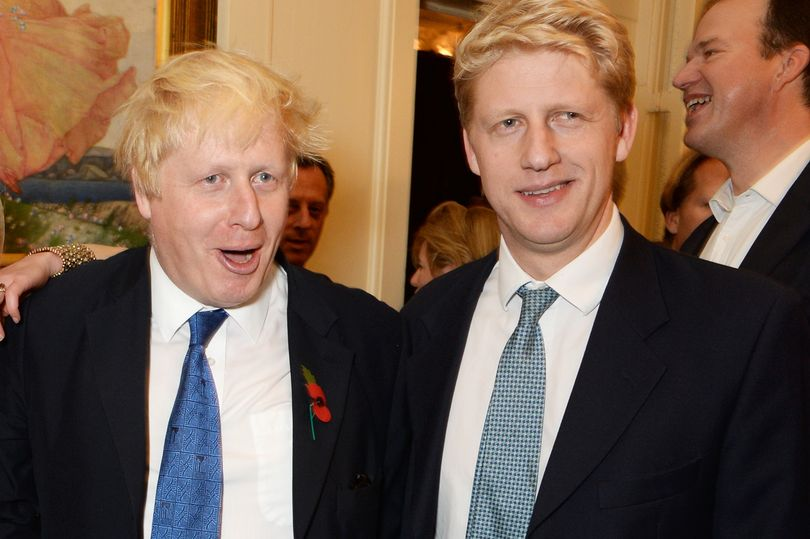
#> input picture bojo-jojo.jpg, 810 x 539 px
$ jupyter execute Instagram.ipynb
#> lines starting #> are read from the running program, lines starting #| are printed output that depends on the picture; after the words box and inside, x2 and y2 are one past the last pixel; in counts of white or black regions, pixels touching at a corner belong together
[cell 1]
from PIL import Image
import numpy as np

[cell 2]
im = Image.open('bojo-jojo.jpg')
#> im is the input picture: PIL image 810x539 RGB; mean R, G, B 116.4, 93.1, 77.9
im

[cell 3]
orig_arr = np.array(im)

[cell 4]
mat = np.identity(3)
mat[1, 1] = 0.9
mat[2, 2] = 0.5
mat

[cell 5]
arr = (orig_arr @ mat).astype('uint8')
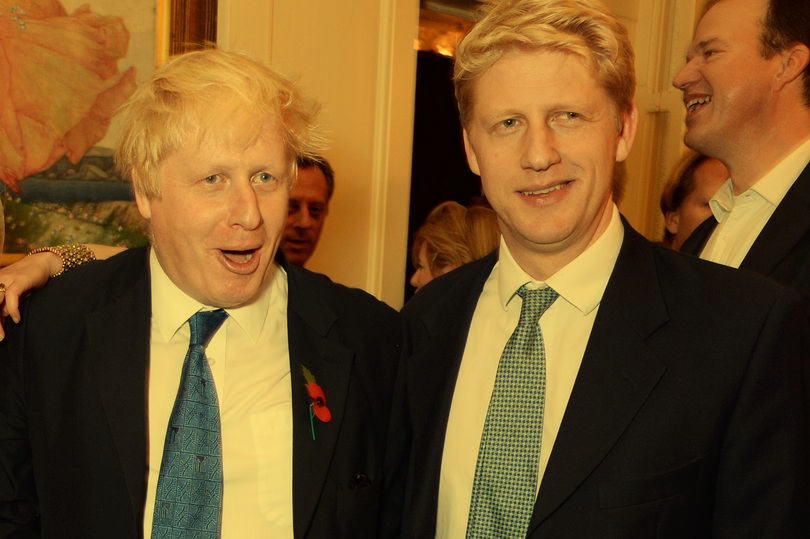
#> arr: shape (539, 810, 3); mean R, G, B 116.4, 83.4, 38.7

[cell 6]
Image.fromarray(arr)

[cell 7]
thold = (orig_arr[..., 2] > 128).astype('uint8') * 255
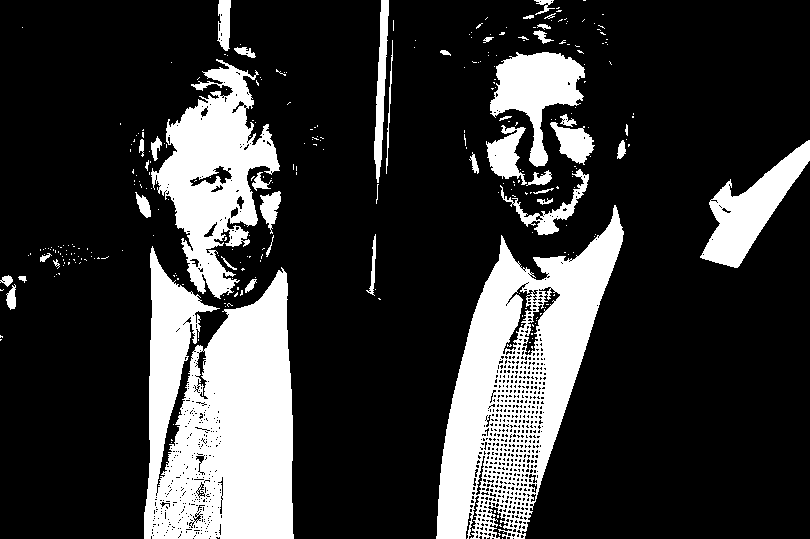
#> thold: shape (539, 810); 21.6% white; 300 white regions (257 under 20 px), largest, box (x1, y1, x2, y2) and area: (144, 246, 294, 539) 32408, (436, 205, 624, 539) 28019, (151, 59, 280, 299) 14025
Image.fromarray(thold)

[cell 8]
import scipy.ndimage as ndimage

[cell 9]
highlights = ndimage.gaussian_filter(thold, 20)
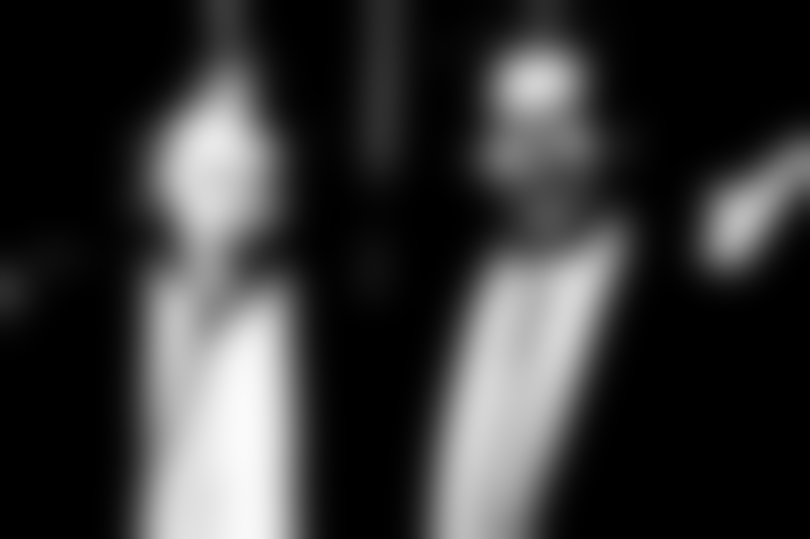
#> highlights: shape (539, 810); min 0, max 250, mean 54.4

bloom = np.dstack([highlights * 20] * 3).astype('f4') + arr.astype('f4')
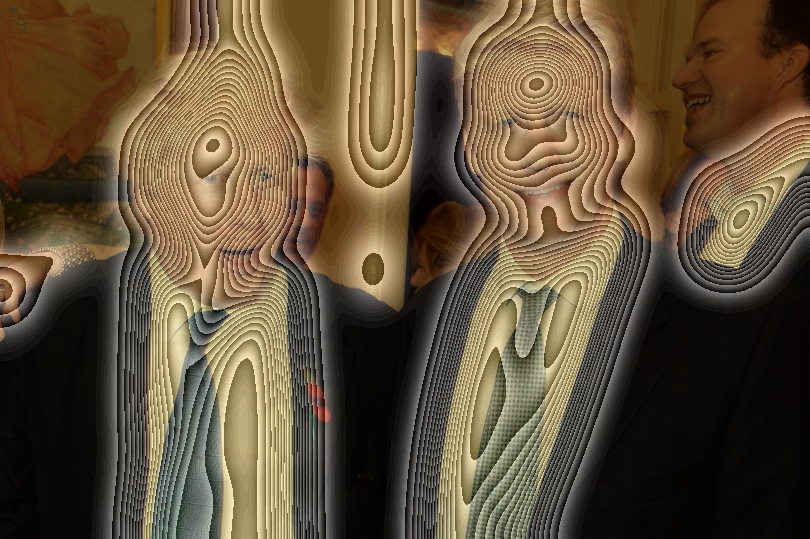
#> bloom: shape (539, 810, 3) float32; mean R, G, B 196.2, 163.1, 118.4; drawn with min black and max white

Image.fromarray(np.clip(bloom, 0, 255).astype('uint8'))
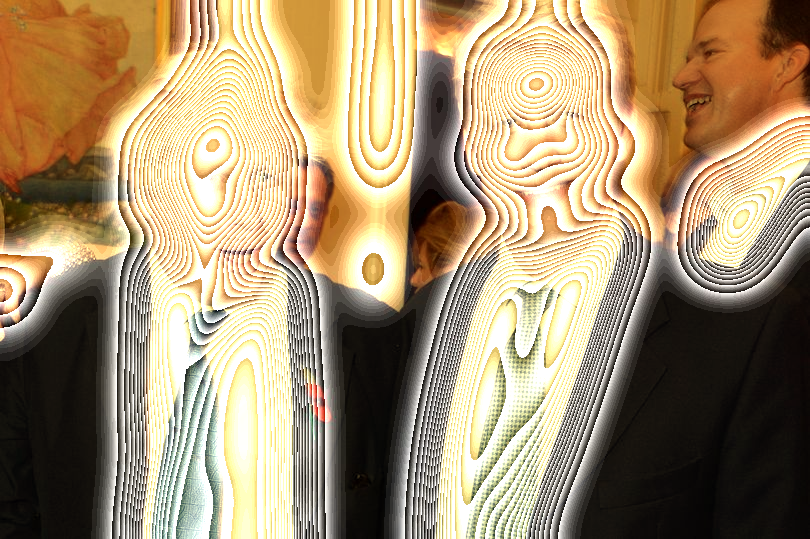
#> Out: PIL image 810x539 RGB; mean R, G, B 165.3, 145.6, 114.1

[cell 10]
highlights = ndimage.gaussian_filter(thold, 20)

bloom = np.dstack([highlights] * 3).astype('f4') * 0.9 + arr.astype('f4')
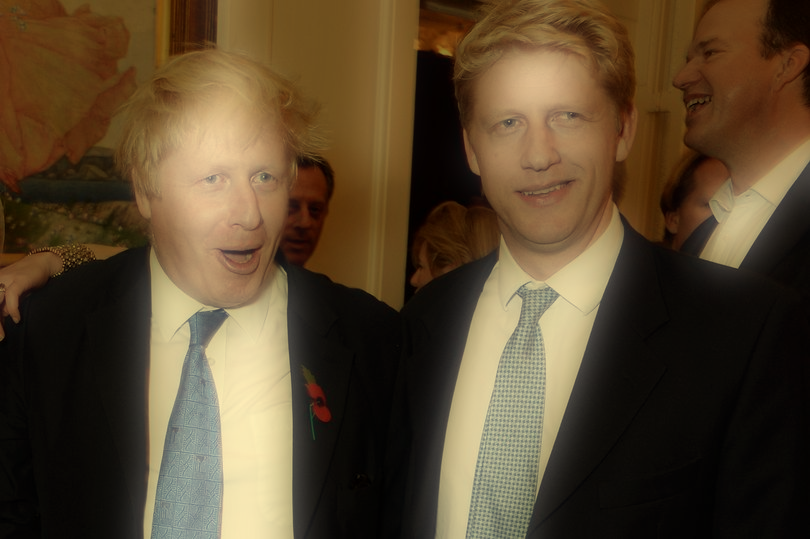
#> bloom: shape (539, 810, 3) float32; mean R, G, B 165.3, 132.3, 87.6; drawn with min black and max white

Image.fromarray(np.clip(bloom, 0, 255).astype('uint8'))
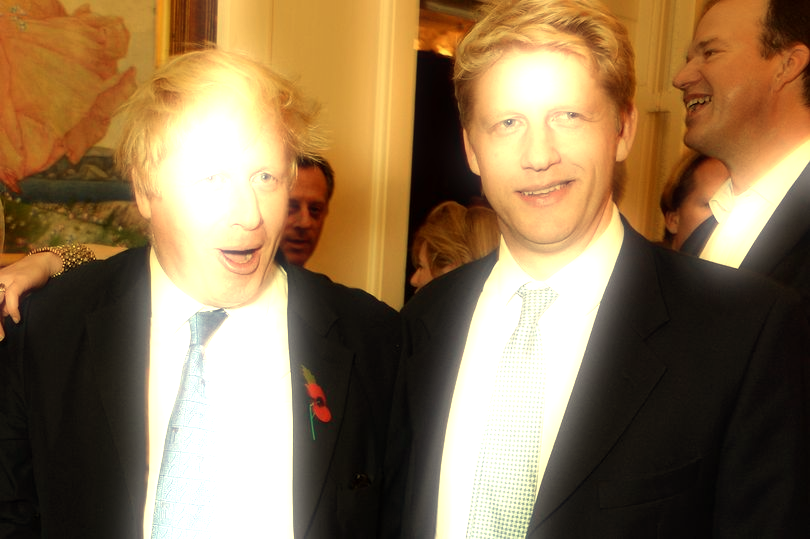
#> Out: PIL image 810x539 RGB; mean R, G, B 142.1, 116.5, 83.8

[cell 11]
xs, ys = np.indices(orig_arr.shape[:2])

w, h, _ = orig_arr.shape
#> w = 539; h = 810

cx, cy = w * 0.5, h * 0.5
#> cx = 269.5; cy = 405

dist = ((cx - xs) ** 2 + (cy - ys) ** 2) ** 0.5

Image.fromarray(np.clip(bloom - 0.5 * np.dstack([dist] * 3), 0, 255).astype('uint8'))
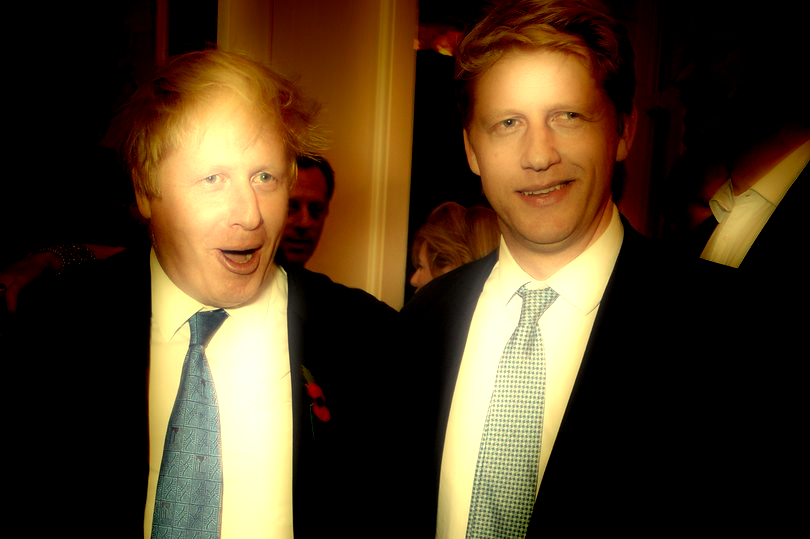
#> Out: PIL image 810x539 RGB; mean R, G, B 75.4, 57.7, 33.8

[cell 12]
orig_arr.T.shape
#> Out = (3, 810, 539)
